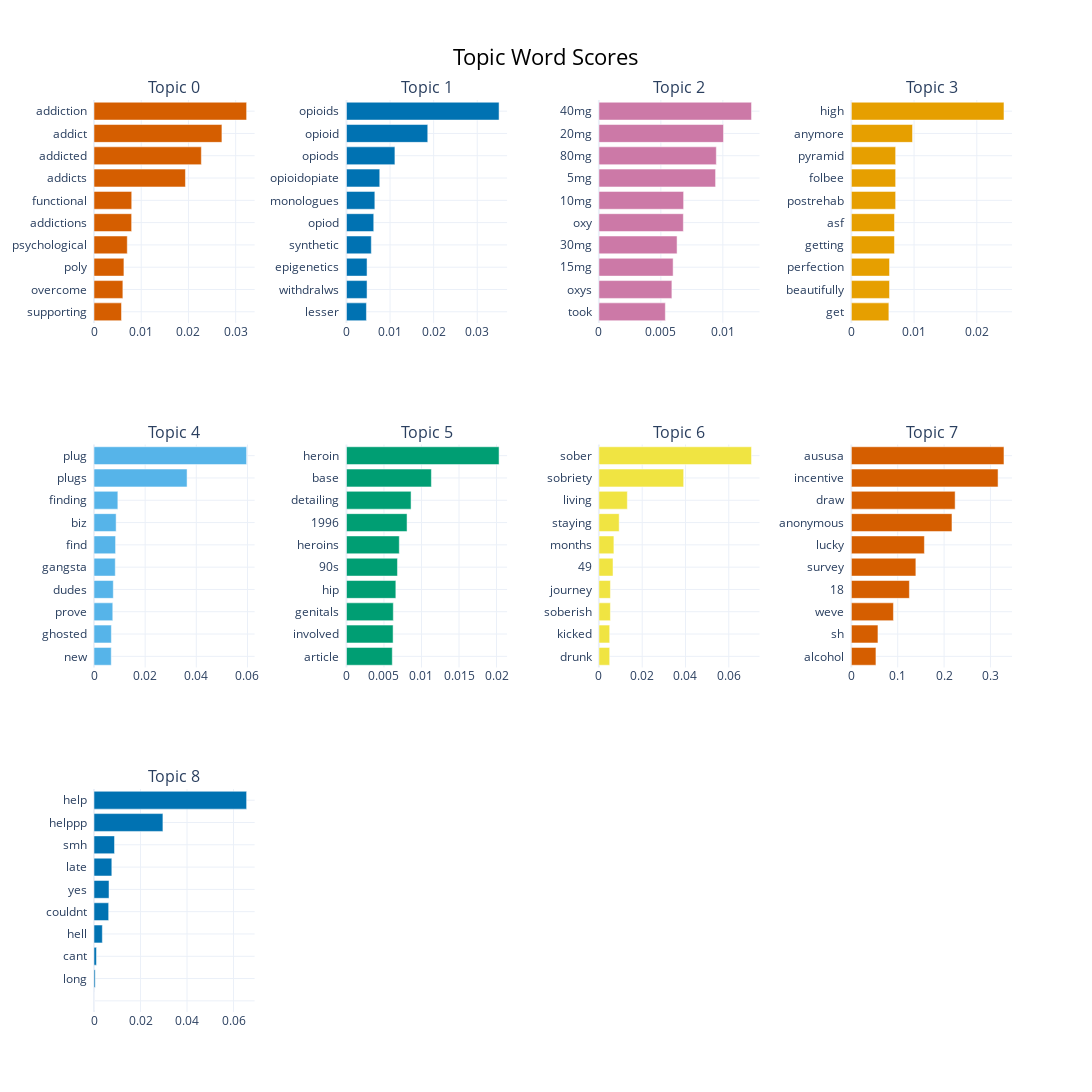

Write notebook code for a chart like this one.
### Code cell
topic_model.visualize_barchart(top_n_topics=9, n_words=10, width=650, height=650)

### Figure 1 — Plotly figure (JSON) as saved in the notebook; plotly's stock layout.template omitted (floating-point values rounded to 4 significant figures)
{"data": [{"marker": {"color": "#D55E00"}, "orientation": "h", "type": "bar", "x": [0.005823, 0.006112, 0.006336, 0.007046, 0.00797, 0.007988, 0.01936, 0.02273, 0.02709, 0.03232], "xaxis": "x", "y": ["supporting  ", "overcome  ", "poly  ", "psychological  ", "addictions  ", "functional  ", "addicts  ", "addicted  ", "addict  ", "addiction  "], "yaxis": "y"}, {"marker": {"color": "#0072B2"}, "orientation": "h", "type": "bar", "x": [0.004584, 0.004723, 0.004723, 0.005703, 0.00626, 0.006512, 0.007639, 0.01112, 0.01865, 0.03501], "xaxis": "x2", "y": ["lesser  ", "withdralws  ", "epigenetics  ", "synthetic  ", "opiod  ", "monologues  ", "opioidopiate  ", "opiods  ", "opioid  ", "opioids  "], "yaxis": "y2"}, {"marker": {"color": "#CC79A7"}, "orientation": "h", "type": "bar", "x": [0.005361, 0.005889, 0.005988, 0.006307, 0.006814, 0.006835, 0.009413, 0.009474, 0.01005, 0.01231], "xaxis": "x3", "y": ["took  ", "oxys  ", "15mg  ", "30mg  ", "oxy  ", "10mg  ", "5mg  ", "80mg  ", "20mg  ", "40mg  "], "yaxis": "y3"}, {"marker": {"color": "#E69F00"}, "orientation": "h", "type": "bar", "x": [0.005982, 0.006086, 0.006086, 0.006875, 0.006879, 0.007059, 0.007059, 0.007059, 0.009752, 0.02433], "xaxis": "x4", "y": ["get  ", "beautifully  ", "perfection  ", "getting  ", "asf  ", "postrehab  ", "folbee  ", "pyramid  ", "anymore  ", "high  "], "yaxis": "y4"}, {"marker": {"color": "#56B4E9"}, "orientation": "h", "type": "bar", "x": [0.00674, 0.006786, 0.007342, 0.007547, 0.008316, 0.008433, 0.008651, 0.009327, 0.03639, 0.05967], "xaxis": "x5", "y": ["new  ", "ghosted  ", "prove  ", "dudes  ", "gangsta  ", "find  ", "biz  ", "finding  ", "plugs  ", "plug  "], "yaxis": "y5"}, {"marker": {"color": "#009E73"}, "orientation": "h", "type": "bar", "x": [0.006109, 0.006218, 0.006245, 0.006583, 0.006798, 0.007043, 0.008076, 0.008611, 0.01132, 0.02034], "xaxis": "x6", "y": ["article  ", "involved  ", "genitals  ", "hip  ", "90s  ", "heroins  ", "1996  ", "detailing  ", "base  ", "heroin  "], "yaxis": "y6"}, {"marker": {"color": "#F0E442"}, "orientation": "h", "type": "bar", "x": [0.004983, 0.004983, 0.005315, 0.005324, 0.006522, 0.006925, 0.00936, 0.01314, 0.03916, 0.0705], "xaxis": "x7", "y": ["drunk  ", "kicked  ", "soberish  ", "journey  ", "49  ", "months  ", "staying  ", "living  ", "sobriety  ", "sober  "], "yaxis": "y7"}, {"marker": {"color": "#D55E00"}, "orientation": "h", "type": "bar", "x": [0.05304, 0.05738, 0.09077, 0.1252, 0.1391, 0.1576, 0.217, 0.2238, 0.3164, 0.3292], "xaxis": "x8", "y": ["alcohol  ", "sh  ", "weve  ", "18  ", "survey  ", "lucky  ", "anonymous  ", "draw  ", "incentive  ", "aususa  "], "yaxis": "y8"}, {"marker": {"color": "#0072B2"}, "orientation": "h", "type": "bar", "x": [1e-05, 0.0005067, 0.001051, 0.003585, 0.006304, 0.006453, 0.007662, 0.008824, 0.02963, 0.06562], "xaxis": "x9", "y": ["  ", "long  ", "cant  ", "hell  ", "couldnt  ", "yes  ", "late  ", "smh  ", "helppp  ", "help  "], "yaxis": "y9"}], "layout": {"annotations": [{"font": {"size": 16}, "showarrow": false, "text": "Topic 0", "x": 0.0875, "xanchor": "center", "xref": "paper", "y": 1, "yanchor": "bottom", "yref": "paper"}, {"font": {"size": 16}, "showarrow": false, "text": "Topic 1", "x": 0.3625, "xanchor": "center", "xref": "paper", "y": 1, "yanchor": "bottom", "yref": "paper"}, {"font": {"size": 16}, "showarrow": false, "text": "Topic 2", "x": 0.6375, "xanchor": "center", "xref": "paper", "y": 1, "yanchor": "bottom", "yref": "paper"}, {"font": {"size": 16}, "showarrow": false, "text": "Topic 3", "x": 0.9125, "xanchor": "center", "xref": "paper", "y": 1, "yanchor": "bottom", "yref": "paper"}, {"font": {"size": 16}, "showarrow": false, "text": "Topic 4", "x": 0.0875, "xanchor": "center", "xref": "paper", "y": 0.6222, "yanchor": "bottom", "yref": "paper"}, {"font": {"size": 16}, "showarrow": false, "text": "Topic 5", "x": 0.3625, "xanchor": "center", "xref": "paper", "y": 0.6222, "yanchor": "bottom", "yref": "paper"}, {"font": {"size": 16}, "showarrow": false, "text": "Topic 6", "x": 0.6375, "xanchor": "center", "xref": "paper", "y": 0.6222, "yanchor": "bottom", "yref": "paper"}, {"font": {"size": 16}, "showarrow": false, "text": "Topic 7", "x": 0.9125, "xanchor": "center", "xref": "paper", "y": 0.6222, "yanchor": "bottom", "yref": "paper"}, {"font": {"size": 16}, "showarrow": false, "text": "Topic 8", "x": 0.0875, "xanchor": "center", "xref": "paper", "y": 0.2444, "yanchor": "bottom", "yref": "paper"}], "height": 1950, "hoverlabel": {"bgcolor": "white", "font": {"family": "Rockwell", "size": 16}}, "showlegend": false, "title": {"font": {"color": "Black", "size": 22}, "text": "Topic Word Scores", "x": 0.5, "xanchor": "center", "yanchor": "top"}, "width": 2600, "xaxis": {"anchor": "y", "domain": [0, 0.175], "showgrid": true}, "xaxis10": {"anchor": "y10", "domain": [0.275, 0.45], "showgrid": true}, "xaxis11": {"anchor": "y11", "domain": [0.55, 0.725], "showgrid": true}, "xaxis12": {"anchor": "y12", "domain": [0.825, 1], "showgrid": true}, "xaxis2": {"anchor": "y2", "domain": [0.275, 0.45], "showgrid": true}, "xaxis3": {"anchor": "y3", "domain": [0.55, 0.725], "showgrid": true}, "xaxis4": {"anchor": "y4", "domain": [0.825, 1], "showgrid": true}, "xaxis5": {"anchor": "y5", "domain": [0, 0.175], "showgrid": true}, "xaxis6": {"anchor": "y6", "domain": [0.275, 0.45], "showgrid": true}, "xaxis7": {"anchor": "y7", "domain": [0.55, 0.725], "showgrid": true}, "xaxis8": {"anchor": "y8", "domain": [0.825, 1], "showgrid": true}, "xaxis9": {"anchor": "y9", "domain": [0, 0.175], "showgrid": true}, "yaxis": {"anchor": "x", "domain": [0.7556, 1], "showgrid": true}, "yaxis10": {"anchor": "x10", "domain": [0, 0.2444], "showgrid": true}, "yaxis11": {"anchor": "x11", "domain": [0, 0.2444], "showgrid": true}, "yaxis12": {"anchor": "x12", "domain": [0, 0.2444], "showgrid": true}, "yaxis2": {"anchor": "x2", "domain": [0.7556, 1], "showgrid": true}, "yaxis3": {"anchor": "x3", "domain": [0.7556, 1], "showgrid": true}, "yaxis4": {"anchor": "x4", "domain": [0.7556, 1], "showgrid": true}, "yaxis5": {"anchor": "x5", "domain": [0.3778, 0.6222], "showgrid": true}, "yaxis6": {"anchor": "x6", "domain": [0.3778, 0.6222], "showgrid": true}, "yaxis7": {"anchor": "x7", "domain": [0.3778, 0.6222], "showgrid": true}, "yaxis8": {"anchor": "x8", "domain": [0.3778, 0.6222], "showgrid": true}, "yaxis9": {"anchor": "x9", "domain": [0, 0.2444], "showgrid": true}}}
